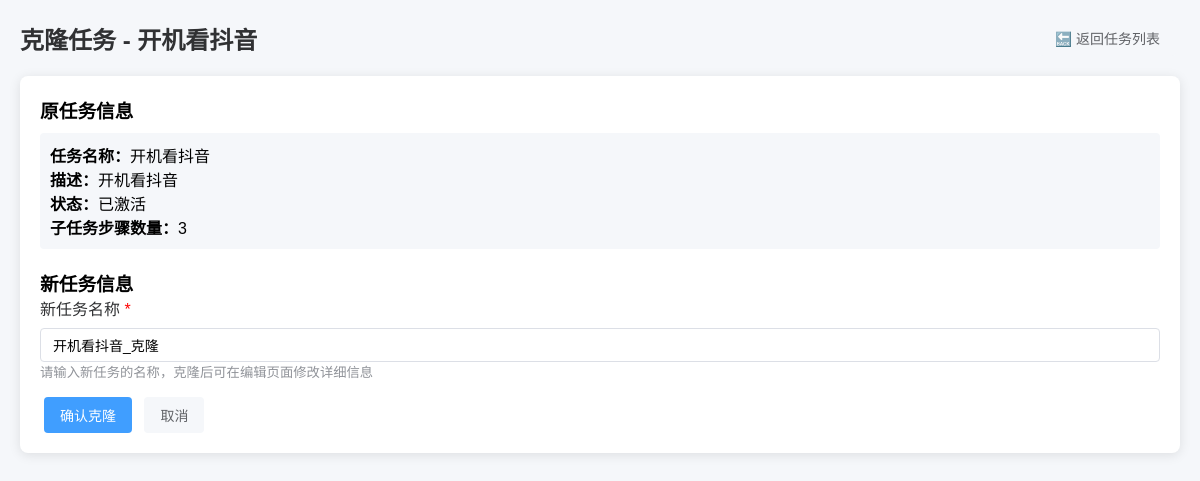
Screenshot of /task_orchestration/clone/5/ with the database file from the repository.
### task_orchestration/models.py (models this page shows, shortened)
class OrchestrationTask(models.Model):
    TASK_STATUS = (
        ("draft", "草稿"),
        ("active", "已激活"),
        ("disabled", "已禁用"),
    )
    name = models.CharField("编排任务名称", max_length=100, unique=True)
    description = models.TextField("描述", blank=True, null=True)
    status = models.CharField("状态", max_length=20, choices=TASK_STATUS, default="draft")
    create_time = models.DateTimeField("创建时间", default=timezone.now)
    update_time = models.DateTimeField("更新时间", auto_now=True)
    class Meta:
        verbose_name = "编排任务"
        verbose_name_plural = "编排任务管理"
        ordering = ["-create_time"]

### task_orchestration/views.py (the view, shortened to what this page needs)
# urls.py: path('clone/<int:task_id>/', views.OrchestrationCloneView.as_view(), name='clone'),
class OrchestrationCloneView(View):
    def get(self, request, task_id):
        original_task = get_object_or_404(OrchestrationTask, id=task_id)
        return render(request, "task_orchestration/clone.html", {
            "original_task": original_task,
            "page_title": f"克隆任务 - {original_task.name}"
        })

### task_orchestration/templates/task_orchestration/clone.html (shortened to what this page needs)
{% load static %}
<!DOCTYPE html>
<html lang="zh-CN">
<head>
</head>
<body>
    <div class="header">
        <h1>{{ page_title }}</h1>
        <div>
            <a href="{% url 'task_orchestration:list' %}" class="btn btn-default">🔙 返回任务列表</a>
        </div>
    </div>
    <div class="card">
        <h3>原任务信息</h3>
        <div class="task-info">
            <p><strong>任务名称：</strong>{{ original_task.name }}</p>
            <p><strong>描述：</strong>{{ original_task.description|default:"无" }}</p>
            <p><strong>状态：</strong>{{ original_task.get_status_display }}</p>
            <p><strong>子任务步骤数量：</strong>{{ original_task.steps.count }}</p>
        </div>
        <h3 style="margin-top: 20px;">新任务信息</h3>
        <form method="POST">
            <div class="form-group">
                <label for="new_task_name">新任务名称 <span style="color: red;">*</span></label>
                <input type="text" id="new_task_name" name="new_task_name"
                       value="{{ original_task.name }}_克隆" required>
                <small style="color: #909399;">请输入新任务的名称，克隆后可在编辑页面修改详细信息</small>
            </div>
            <button type="submit" class="btn btn-primary">确认克隆</button>
            <a href="{% url 'task_orchestration:list' %}" class="btn btn-default">取消</a>
        </form>
    </div>
</body>
</html>

### task_orchestration/templates/task_orchestration/clone.html (style rules this page uses)
* { margin: 0; padding: 0; box-sizing: border-box; }
body { padding: 20px; background-color: #f5f7fa; font-family: "Microsoft YaHei", sans-serif; }
.header { display: flex; justify-content: space-between; align-items: center; margin-bottom: 20px; }
.header h1 { color: #303133; font-size: 24px; }
.btn { padding: 8px 16px; border: none; border-radius: 4px; cursor: pointer; font-size: 14px; text-decoration: none; display: inline-block; margin: 0 4px; transition: background-color 0.2s; }
.btn-primary { background-color: #409eff; color: #fff; }
.btn-default { background-color: #f5f7fa; color: #606266; }
.card { background-color: #fff; border-radius: 8px; box-shadow: 0 2px 12px 0 rgba(0, 0, 0, 0.1); padding: 20px; margin-bottom: 20px; }
.form-group { margin-bottom: 16px; }
label { display: block; margin-bottom: 8px; font-weight: 500; color: #303133; }
input, textarea { width: 100%; padding: 8px 12px; border: 1px solid #dcdfe6; border-radius: 4px; font-size: 14px; }
.task-info { margin: 10px 0; padding: 10px; background-color: #f5f7fa; border-radius: 4px; }

### rows the page displays
OrchestrationTask: name "开机看抖音", description "开机看抖音", status "已激活", steps.count "3", new_task_name "开机看抖音_克隆"

### other values shown
{{ page_title }} "克隆任务 - 开机看抖音"
